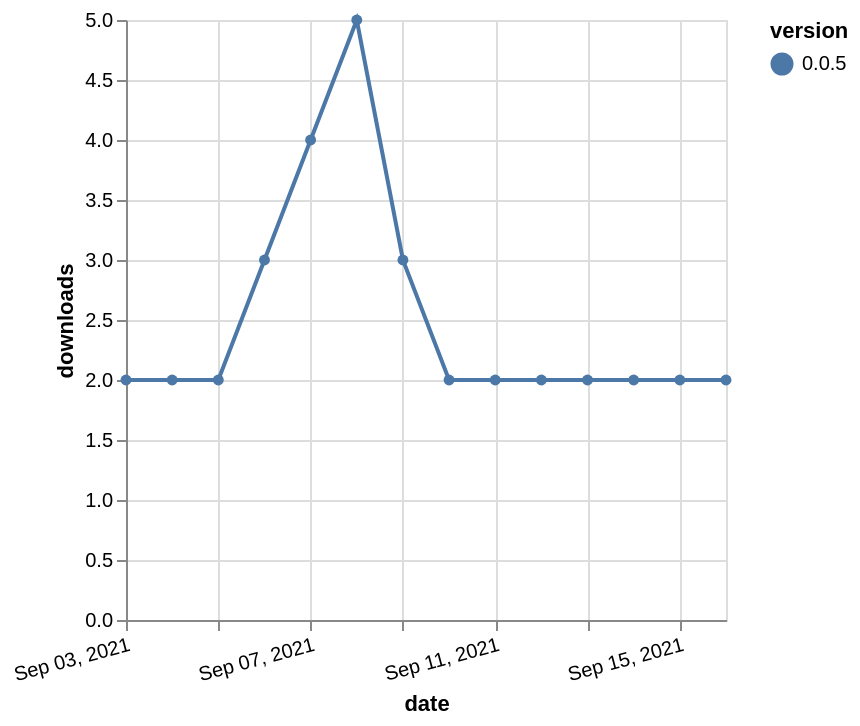

The Vega-Lite source for this figure:
### Vega-Lite specification from a JSON file in a GitHub repository (floating-point values rounded to 4 significant figures)
{"$schema": "https://vega.github.io/schema/vega-lite/v5.json", "description": "A simple bar chart with embedded data.", "data": {"values": [{"date": "2021-09-03", "total": 3757, "delta": 2, "version": "0.0.5"}, {"date": "2021-09-04", "total": 3759, "delta": 2, "version": "0.0.5"}, {"date": "2021-09-05", "total": 3761, "delta": 2, "version": "0.0.5"}, {"date": "2021-09-06", "total": 3764, "delta": 3, "version": "0.0.5"}, {"date": "2021-09-07", "total": 3768, "delta": 4, "version": "0.0.5"}, {"date": "2021-09-08", "total": 3773, "delta": 5, "version": "0.0.5"}, {"date": "2021-09-09", "total": 3776, "delta": 3, "version": "0.0.5"}, {"date": "2021-09-10", "total": 3778, "delta": 2, "version": "0.0.5"}, {"date": "2021-09-11", "total": 3780, "delta": 2, "version": "0.0.5"}, {"date": "2021-09-12", "total": 3782, "delta": 2, "version": "0.0.5"}, {"date": "2021-09-13", "total": 3784, "delta": 2, "version": "0.0.5"}, {"date": "2021-09-14", "total": 3786, "delta": 2, "version": "0.0.5"}, {"date": "2021-09-15", "total": 3788, "delta": 2, "version": "0.0.5"}, {"date": "2021-09-16", "total": 3790, "delta": 2, "version": "0.0.5"}]}, "width": "container", "mark": {"type": "line", "point": {"filled": true}}, "encoding": {"x": {"field": "date", "type": "temporal", "timeUnit": "yearmonthdate", "title": "date", "axis": {"labelAngle": -15}}, "y": {"field": "delta", "type": "quantitative", "title": "downloads"}, "color": {"field": "version", "type": "nominal"}, "tooltip": {"field": "delta"}}}
